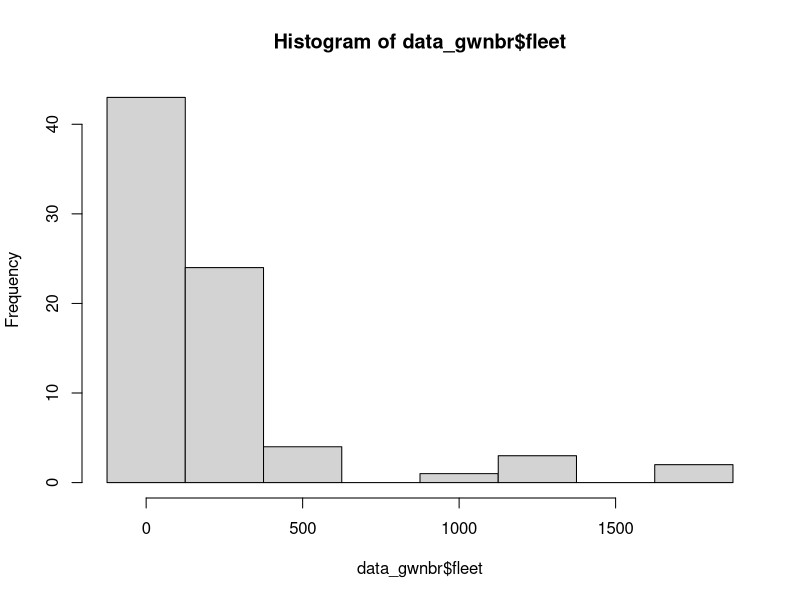
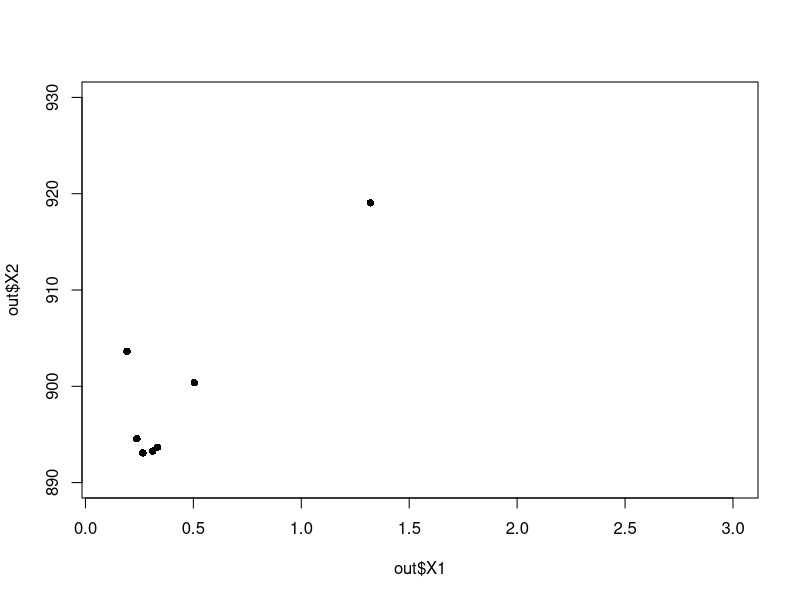

The R source for these figures, in order:
############### GOLDEN SECTION SEARCH ###############
golden <- function(y, x, lat, long, method, type, gwr, offset=NULL){
  E <- 10
  COORD <- matrix(c(long, lat), ncol=2, byrow=F)
  n <- length(y)
  if (is.null(offset)){
    offset <- matrix(0, nrow=n, ncol=1)
  }
  x <- cbind(matrix(1, nrow=n, ncol=1), x)
  print(c(method, type, gwr))
  distance <- dist(COORD, "euclidean")
  maxd <- max(distance)
  if (method=="adaptive1"){
    h0 <- 5
    h3 <- n
  }
  else if (method == "adaptiven" | method == "fixed"){
    h0 <- 0
    h3 <- maxd
  }
  r <- 0.61803399
  c <- 1-r
  if (method == "adaptive1"){
    tol <- 0.9
  }
  else{
    tol=0.1
  }
  h1 <- h0+(1-r)*(h3-h0)
  h2 <- h0+r*(h3-h0)
  print(c(h0, h1, h2, h3))
  cv <- function(h, method, n, coord, x, y, type, maxd, gwr, offset, distance){
    E <- 10
    alphaii <- matrix(0, nrow=n, ncol=2)
    yhat <- matrix(0, nrow=n, ncol=1)
    S <- matrix(0, nrow=n,ncol=n)
    if (gwr=="global"){
      ym=sum(y)/length(y)
      u=(y+ym)/2
      n=log(u);
      par=1
      ddpar=1
      j=0
      aux2=0
      while (abs(ddpar)>0.00001){
        aux1=0
        dpar=1
        parold=par
        while (abs(dpar)>0.001){
          aux1=aux1+1
          if (par<0){
            par=0.00001
          }
          par=ifelse(par<E^-10,E^-10,par)
          par <- as.numeric(par)
          g=sum(digamma(par+y)-digamma(par)+log(par)+1-log(par+u)-(par+y)/(par+u))
          hess=sum(trigamma(par+y)-trigamma(par)+1/par-2/(par+u)+(y+par)/((par+u)*(par+u)))
          hess=ifelse(abs(hess)<E^-23,sign(hess)*E^-23,hess)
          hess=ifelse(hess==0,E^-23,hess)
          par0=par
          par=par0-solve(hess)*g
          if (aux1>50 & par>E^5){
            dpar= 0.0001
            aux2=aux2+1
            if (aux2==1){
              par=2
            }	
            else if (aux2==2){
              par=E^5
            }
            else if (aux2==3){
              par=0.0001
            }
          }
          else {
            dpar=par-par0
          }
        }
        a=1/par
        dev=0
        ddev=1
        i=0
        while (abs(ddev)>0.00001 & i<800){
          i=i+1
          w=(u/(1+as.numeric(a)*u))+(y-u)*(as.numeric(a)*u/(1+2*as.numeric(a)*u+as.numeric(a)^2*u*u))
          z=n+(y-u)/(w*(1+as.numeric(a)*u)) - as.numeric(offset)
          b=solve(t(x*as.numeric(w))%*%x)%*%t(x*as.numeric(w))%*%as.numeric(z)
          n=x%*%b + offset
          u=exp(n)
          olddev=dev
          u=ifelse(u<E^-150,E^-150,u)
          tt=y/u
          tt=ifelse(tt==0,E^-10,tt)
          dev=2*sum(t(y*log(tt))-(y+1/a)*log((1+a%*%y)/as.numeric(1+as.numeric(a)*u)))
          ddev=dev-olddev
        }
        if (aux2>4){
          ddpar=1E-9
        }
        else{
          ddpar=par-parold
        }
      }
      alpha=a
    }
    n=length(y)
    aux2=0
    sequ=1:n
    for (i in 1:n){
      seqi=matrix(i,nrow=n,ncol=1)
      distan=cbind(cbind(seqi, sequ), as.matrix(distance)[,i])
      u=nrow(distan)
      w=matrix(0,u,1)
      if (method=="fixed"){
        if (type=="cv"){
          for (jj in 1:u){
            if (distan[jj,3]<=maxd*0.8 & distan[jj,3]!=0){
              w[jj]=exp(-0.5*(distan[jj,3]/h)^2)
            }
            else{
              w[jj]=0
            }
          }
        }
        else{
          for (jj in 1:u){
            if (distan[jj,3]<=maxd*0.8) {
              w[jj]=exp(-0.5*(distan[jj,3]/h)^2)
            }
            else{
              w[jj]=0
            }
          }
        }
      }
      else if (method=="adaptiven"){
        if (type=="cv"){
          for (jj in 1:u){
            if (distan[jj,3]<=h & distan[jj,3]!=0){
              w[jj]=(1-(distan[jj,3]/h)**2)**2
            }
            else{
              w[jj]=0
            }
          }
        }
        else{
          for (jj in 1:u){
            if (distan[jj,3]<=h){
              w[jj]=(1-(distan[jj,3]/h)**2)**2
            }
            else{
              w[jj]=0
            }
          }
        }
      }
      else if (method=="adaptive1"){
        distan = distan[order(distan[,3]),]
        distan=cbind(distan,1:n)
        w=matrix(0,n,2)
        hn=distan[h,3]
        if (type=="cv"){
          for (jj in 1:n){
            if (distan[jj,4]<= h & distan[jj,3]!=0){
              w[jj,1]=(1-(distan[jj,3]/hn)**2)**2
            }
            else{
              w[jj,1]=0
            }
            w[jj,2]=distan[jj,2]
          }
        }
        else{
          for (jj in 1:n){
            if (distan[jj,4]<=h){
              w[jj,1]=(1-(distan[jj,3]/hn)**2)**2
            }
            else{
              w[jj,1]=0
            }
            w[jj,2]=distan[jj,2]
          }
        }
        w = w[order(w[, 2]), ]
      }
      wi=w[,1]
      ym=sum(y)/length(y)
      uj=(y+ym)/2
      nj=log(uj)
      if (i==1 | aux2==5){
        par=1
      }
      else{
        par=alphaii[i-1,2]
      }
      ddpar=1
      jj=0
      count=0
      aux2=0
      while (abs(ddpar)>0.000001){
        aux1=0
        dpar=1
        parold=par
        if (gwr=="global" | gwr=="poisson"){
          dpar=0.00001
          if (gwr=="global"){
            par=1/a
          }
        }
        # computing alpha=1/par, where par=theta #
        while (abs(dpar)>0.001){
          aux1=aux1+1
          if (gwr=="local"){
            par=ifelse(par<E^-10,E^-10,par)
            g=sum((digamma(par+y)-digamma(par)+log(par)+1-log(as.numeric(par)+uj)-(as.numeric(par)+y)/(as.numeric(par)+uj))*w[,1])
            hess=sum((trigamma(par+y)-trigamma(par)+1/par-2/(as.numeric(par)+uj)+(y+par)/((as.numeric(par)+uj)*(as.numeric(par)+uj)))*w[,1])
          }
          hess=ifelse(abs(hess)<E^-23,sign(hess)*E^-23,hess)
          hess=ifelse(hess==0,E^-23,hess)
          par0=par
          par=par0-solve(hess)*g
          if (par<=0){
            count=count+1
            if (count<10){
              par=0.000001
            }
            else{
              par=abs(par)
            }
          }
          if (aux1>50 & par>E^5){
            dpar= 0.0001
            aux2=aux2+1
            if (aux2==1){
              par=2
            }
            else if (aux2==2){
              par=1E5
            }
            else if (aux2==3){
              par=0.0001
            }
          }
          else{
            dpar=par-par0
            if (par<E^-3){
              dpar=dpar*100
            }
          }
        }
        if (gwr=="poisson"){
          alpha=0
        }
        else{
          alpha=1/par
        }
        dev=0
        ddev=1
        cont=0
        # computing beta #
        while (abs(ddev)>0.000001 & cont<800){
          cont=cont+1
          uj=ifelse(uj>E^100,E^100,uj)
          aux=(as.numeric(alpha)*uj/(1+2*as.numeric(alpha)*uj+as.numeric(alpha%*%alpha)*uj*uj))
          Ai=(uj/(1+as.numeric(alpha)*uj))+(y-uj)*aux
          Ai=ifelse(Ai<=0,E^-5,Ai)
          zj=nj+(y-uj)/(Ai*(1+as.numeric(alpha)*uj)) - offset
          #print(c("det",det(t(x)%*%((as.numeric(wi*Ai))*x))))
          if (det(t(x)%*%((as.numeric(wi*Ai))*x))<1){
            bi=matrix(0,ncol(x),1)
          }
          else{
            bi=solve(t(x)%*%(as.numeric(wi*Ai)*x))%*%t(x)%*%(as.numeric(wi*Ai)*zj)
          }
          nj=x%*%bi + offset
          nj=ifelse(nj>E^2,E^2,nj)
          uj=exp(nj)
          olddev=dev
          uj=ifelse(uj<E^-150,E^-150,uj)
          tt=y/uj
          tt=ifelse(tt==0,E^-10,tt)
          if (gwr=="poisson"){
            dev=2*sum(y*log(tt)-(y-uj))
          }
          else{
            dev=2*sum(y*log(tt)-(y+1/alpha)*log((1+alpha*y)/(1+as.numeric(alpha)*uj)))
          }
          if (cont>100){
            ddev= 0.0000001
          }
          else{
            ddev=dev-olddev
          }
        }
        jj=jj+1
        if (gwr=="global" | gwr=="poisson" | aux2>4 | jj>50 | ddpar==0.0000001){
          ddpar=E^-9
        }
        else{
          ddpar=par-parold
          if (par<E^-3){
            ddpar=ddpar*100
          }
        }
      }
      Ai2=(uj/(1+as.numeric(alpha)*uj))+(y-uj)*(as.numeric(alpha)*uj/(1+2*as.numeric(alpha)*uj+as.numeric(alpha*alpha)*uj*uj))
      if (all(apply(Ai2, 2, min)<E^-5)){
        Ai2=ifelse(Ai2<E^-5,E^-5,Ai2)
      }
      Ai=Ai2
      if (det(t(x)%*%(as.numeric(wi*Ai)*x))<1){
        S[i,]=matrix(0,1,n)
      }
      else{
        S[i,]=x[i,]%*%solve(t(x)%*%(as.numeric(wi*Ai)*x))%*%t(x*as.numeric(wi*Ai))
      }
      yhat[i]=uj[i]
      alphaii[i,1]=i
      alphaii[i,2]=alpha
    }
    alpha= alphaii[,2]
    yhat=ifelse(yhat<E^-150,E^-150,yhat)
    tt=y/yhat
    tt=ifelse(tt==0,E^-10,tt)
    if (gwr=="poisson"){
      dev=2*sum(y*log(tt)-(y-yhat))
    }
    else{
      dev=2*sum(y*log(tt)-(y+1/alpha)*log((1+alpha*y)/(1+alpha*yhat)))
    }
    if (gwr!="poisson"){
      a2=y+1/alpha
      b2=1/alpha
      c2=y+1
    }
    else{
      a2=y
      b2=1/(alpha+E^-8)
      c2=y+1
      a2=ifelse(a2==0,E^-10,a2)
    }
    algamma=matrix(0,n,1)
    blgamma=matrix(0,n,1)
    clgamma=matrix(0,n,1)
    for (i in 1:length(y)){
      algamma[i]=lgamma(a2[i])
      blgamma[i]=lgamma(b2[i])
      clgamma[i]=lgamma(c2[i])
    }
    if (gwr!="poisson"){
      ll=sum(y*log(alpha*yhat)-(y+1/alpha)*log(1+alpha*yhat)+ algamma - blgamma - clgamma )
      npar=sum(diag(S))+1
    }
    else{
      ll=sum(-yhat+y*log(yhat)-clgamma)
      #print(ll)
      #print(h)
      npar=sum(diag(S))
    }
    #AIC= 2*npar + dev;#
    AIC= 2*npar -2*ll
    aicc= AIC +(2*npar*(npar+1))/(n-npar-1)
    cv=t(y-yhat)%*%(y-yhat)
    res=cbind(cbind(cbind(cv,aicc),npar),dev)
    return (res)
  }
  if (type=="cv"){
    pos=1
    out <<- c("h1", "res1", "h2", "res2")
  }
  else{
    if (type=="aic"){
      pos=2
    }
    else{
      pos=4
    }
    out <<- c("h1", "res1", "npar1", "h2", "res2", "npar2")
  }
  res1=cv(h1, method=method, n=n, coord=COORD, x=x, y=y, type=type, maxd=maxd, gwr=gwr, offset=offset, distance=distance)
  npar1=res1[3]
  res1=res1[pos]
  res2=cv(h2, method=method, n=n, coord=COORD, x=x, y=y, type=type, maxd=maxd, gwr=gwr, offset=offset, distance=distance)
  npar2=res2[3]
  res2=res2[pos]
  if (type=="cv"){
    out <<- rbind(out, c(h1, res1, h2, res2))
  }
  else{
    out <<- rbind(out, c(h1, res1, npar1, h2, res2,npar2))
  }
  while(abs(h3-h0) > tol*2){
    if (res2<res1){
      h0=h1
      h1=h2
      h2=c*h1+r*h3
      res1=res2
      npar1=npar2
      res2=cv(h2, method=method, n=n, coord=COORD, x=x, y=y, type=type, maxd=maxd, gwr=gwr, offset=offset, distance=distance)
      npar2=res2[3]
      res2=res2[pos]
      if (type=="cv"){
        out <<- rbind(out, c(h1, res1, h2, res2))
      }
      else{
        out <<- rbind(out, c(h1, res1, npar1, h2, res2, npar2))
      }
    }
    else{
      h3=h2
      h2=h1
      h1=c*h2+r*h0
      res2=res1
      npar2=npar1
      res1=cv(h1, method=method, n=n, coord=COORD, x=x, y=y, type=type, maxd=maxd, gwr=gwr, offset=offset, distance=distance)
      npar1=res1[3]
      res1=res1[pos]
      if (type=="cv"){
        out <<- rbind(out, c(h1, res1, h2, res2))
      }
      else{
        out <<- rbind(out, c(h1, res1, npar1, h2, res2, npar2))
      }
    }
  }
  if (method=="adaptive1"){
    xmin = (h3+h0)/2
    h2=ceiling(xmin)
    h1=floor(xmin)
    golden1 = cv(h1, method=method, n=n, coord=COORD, x=x, y=y, type=type, maxd=maxd, gwr=gwr, offset=offset, distance=distance)
    g1= golden1[pos]
    golden2= cv(h2, method=method, n=n, coord=COORD, x=x, y=y, type=type, maxd=maxd, gwr=gwr, offset=offset, distance=distance)
    g2= golden2[pos]
    npar1=golden1[3]
    res1=golden1[pos]
    npar2=golden2[3]
    res2=golden2[pos]
    if(type=="cv"){
      out <<- rbind(out, c(h1, res1, h2, res2))
    }
    else{
      out <<- rbind(out, c(h1, res1, npar1, h2, res2, npar2))
    }
    if (g1<g2){
      xmin=h1
      npar=golden1[3]
      golden=g1
    }
    else{
      xmin=h2
      npar=golden2[3]
      golden=g2
    }
  }
  else{
    xmin = (h3+h0)/2
    golden = cv(xmin, method=method, n=n, coord=COORD, x=x, y=y, type=type, maxd=maxd, gwr=gwr, offset=offset, distance=distance)
    npar=golden[3]
    golden=golden[pos]
    #if(type=="cv"){
    #  out <<- rbind(out, c(h1, res1, h2, res2))
    #}
    #else{
    #  out <<- rbind(out, c(h1, res1, npar1, h2, res2, npar2))
    #}
  }
  h1 = xmin
  res1 = golden
  npar1=npar
  h2 = NA
  res2 = NA
  npar2= NA
  if (type=="cv"){
    out <<- rbind(out, c(h1, res1, h2, res2))
    print(c(golden, xmin))
  }
  else{
    out <<- rbind(out, c(h1, res1, npar1, h2, res2, npar2))
    print(format(c(golden, xmin, npar), scientific=FALSE))
  }
  print(out)
}

### Trocas
# _dist_ ---> distance
# seq ---> sequ
# dist ---> distan

############### EXEMPLO ###############
setwd('~/PIBIC/golden_section_search')
data_gwnbr <- read.table('data_gwnbr.txt', header=T)

print(c(mean(data_gwnbr$fleet), var(data_gwnbr$fleet)))
hist(data_gwnbr$fleet, breaks=c(-125, 125, 375, 625, 875, 1125, 1375, 1625, 1875))

# Teste 1 - GWR=local METHOD=fixed TYPE=aic
golden(y=data_gwnbr$fleet,x=data_gwnbr$industry,lat=data_gwnbr$x,long=data_gwnbr$Y,method="fixed", type="aic",gwr="local")
print(out)
out <- out[-1,]
out <- data.frame(out)
View(out)
x11() #expandir margens
plot(x=out$X1,y=out$X2,pch=16,ylim=c(890,930),xlim=c(0.1,3)) #falta add h2 e res2

# Teste 2 - GWR=local METHOD=fixed TYPE=cv
golden(y=data_gwnbr$fleet,x=data_gwnbr$industry,lat=data_gwnbr$x,long=data_gwnbr$Y,method="fixed", type="cv",gwr="local")

# Teste 3 - GWR=local METHOD=adaptive1 TYPE=aic
golden(y=data_gwnbr$fleet,x=data_gwnbr$industry,lat=data_gwnbr$x,long=data_gwnbr$Y,method="adaptive1", type="aic",gwr="local")

# Teste 4 - GWR=local METHOD=adaptive1 TYPE=cv
golden(y=data_gwnbr$fleet,x=data_gwnbr$industry,lat=data_gwnbr$x,long=data_gwnbr$Y,method="adaptive1", type="cv",gwr="local")

# Teste 5 - GWR=global METHOD=fixed TYPE=aic
golden(y=data_gwnbr$fleet,x=data_gwnbr$industry,lat=data_gwnbr$x,long=data_gwnbr$Y,method="fixed", type="aic",gwr="global")

# Teste 6 - GWR=global METHOD=fixed TYPE=cv
golden(y=data_gwnbr$fleet,x=data_gwnbr$industry,lat=data_gwnbr$x,long=data_gwnbr$Y,method="fixed", type="cv",gwr="global")

# Teste 7 - GWR=global METHOD=adaptive1 TYPE=aic
golden(y=data_gwnbr$fleet,x=data_gwnbr$industry,lat=data_gwnbr$x,long=data_gwnbr$Y,method="adaptive1", type="aic",gwr="global")

# Teste 8 - GWR=global METHOD=adaptive1 TYPE=cv
golden(y=data_gwnbr$fleet,x=data_gwnbr$industry,lat=data_gwnbr$x,long=data_gwnbr$Y,method="adaptive1", type="cv",gwr="global")

# Teste 9 - GWR=poisson METHOD=fixed TYPE=aic
golden(y=data_gwnbr$fleet,x=data_gwnbr$industry,lat=data_gwnbr$x,long=data_gwnbr$Y,method="fixed", type="aic",gwr="poisson")

# Teste 10 - GWR=poisson METHOD=fixed TYPE=cv
golden(y=data_gwnbr$fleet,x=data_gwnbr$industry,lat=data_gwnbr$x,long=data_gwnbr$Y,method="fixed", type="cv",gwr="poisson")

# Teste 11 - GWR=poisson METHOD=adaptive1 TYPE=aic
golden(y=data_gwnbr$fleet,x=data_gwnbr$industry,lat=data_gwnbr$x,long=data_gwnbr$Y,method="adaptive1", type="aic",gwr="poisson")

# Teste 12 - GWR=poisson METHOD=adaptive1 TYPE=cv
golden(y=data_gwnbr$fleet,x=data_gwnbr$industry,lat=data_gwnbr$x,long=data_gwnbr$Y,method="adaptive1", type="cv",gwr="poisson")
